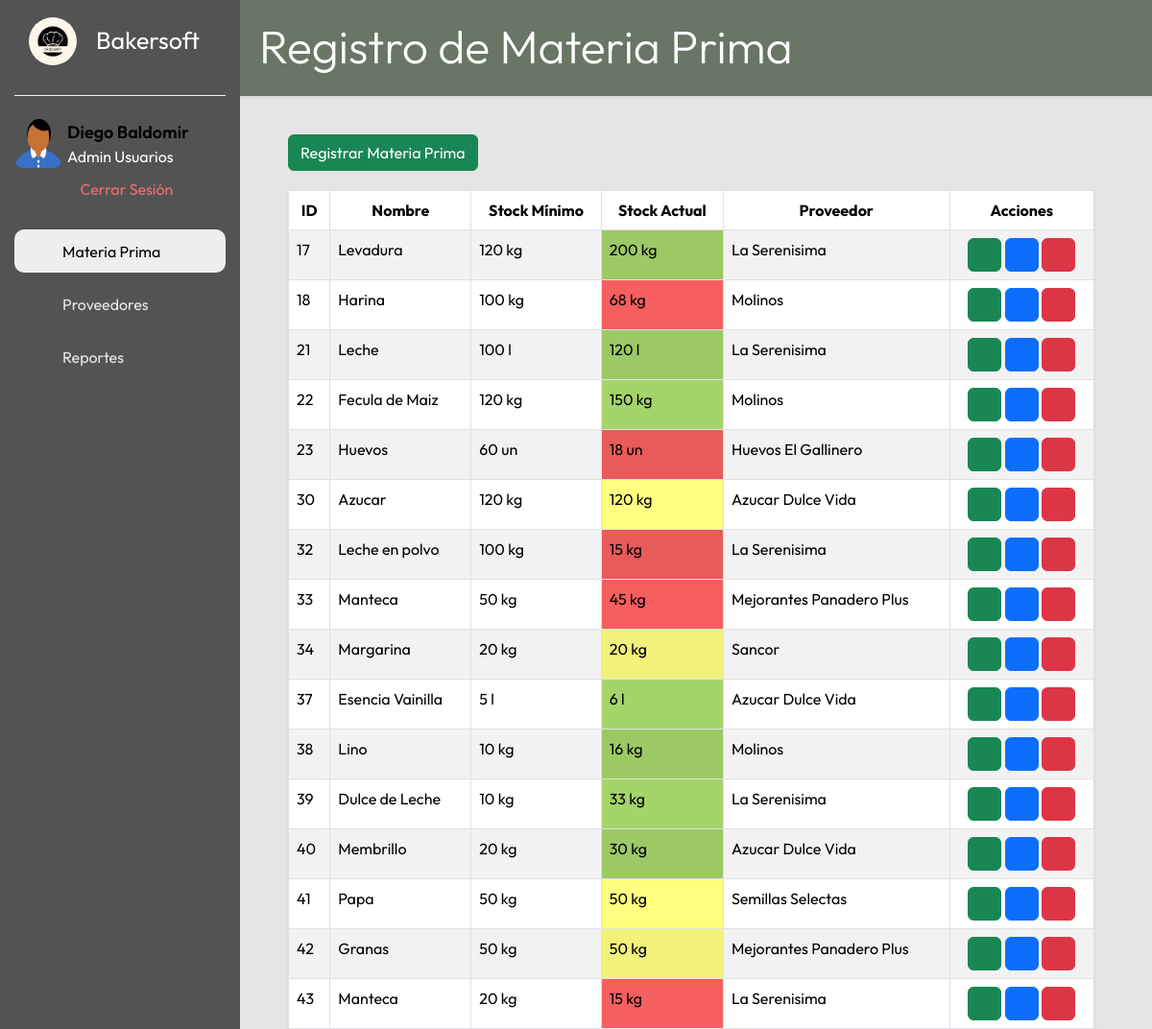
Page /bakersoft/materiaprima/vista/index.php (signed in) on the earlier database version.
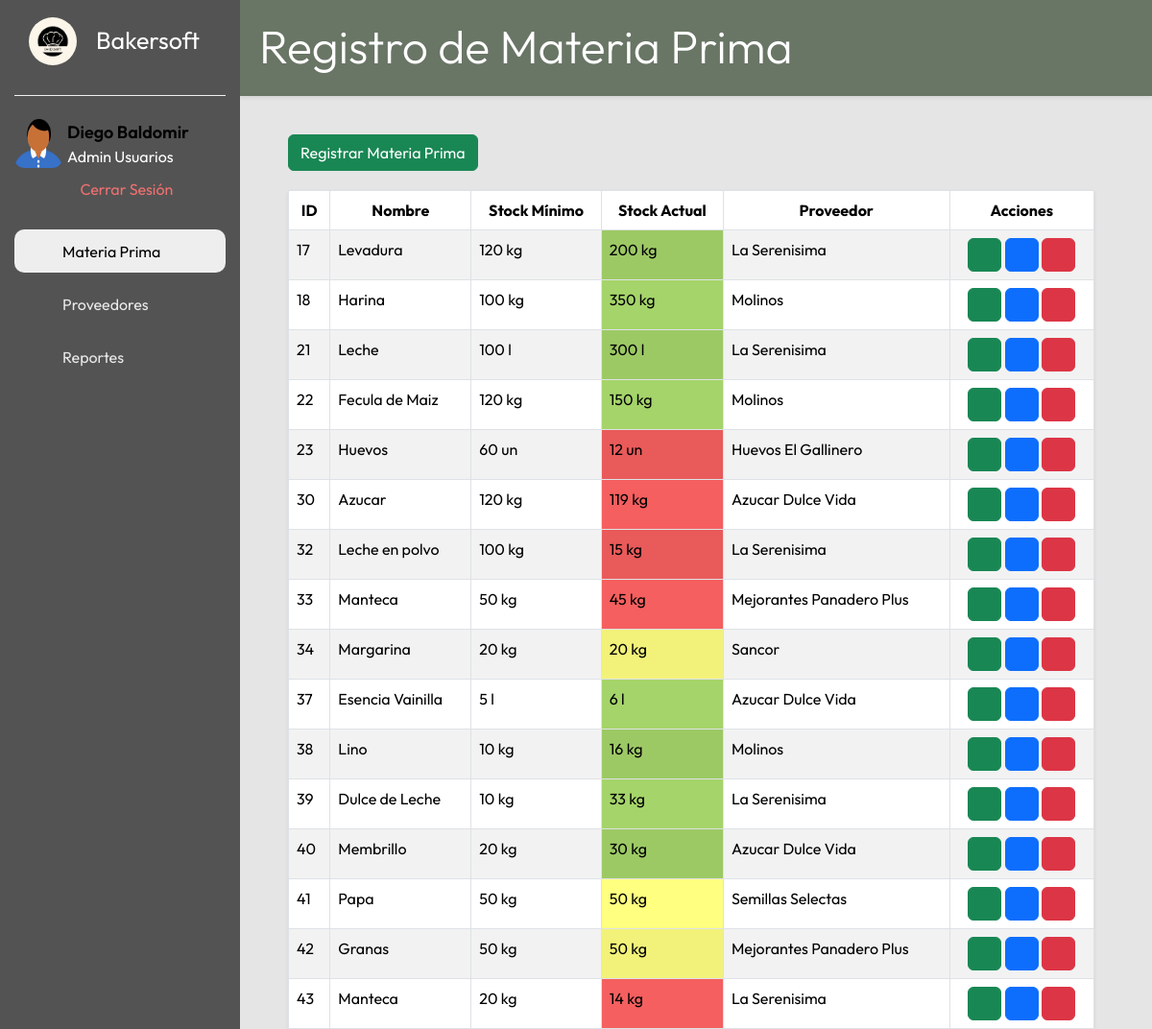
Same page on the later database version.
### tables this page shows
CREATE TABLE IF NOT EXISTS `materiaprima` (
  `id` int NOT NULL AUTO_INCREMENT,
  `nombre` varchar(100) NOT NULL,
  `lote` varchar(30) NOT NULL,
  `unidad_medida` varchar(10) NOT NULL,
  `es_perecedero` tinyint(1) NOT NULL DEFAULT '0',
  `fecha_vencimiento` date DEFAULT NULL,
  `stockminimo` int NOT NULL,
  `stockactual` int NOT NULL,
  `proveedor` int DEFAULT NULL,
  `estado` varchar(10) NOT NULL,
  `categoriaMP` int NOT NULL,
  PRIMARY KEY (`id`),
  UNIQUE KEY `uq_mp_nombre_lote` (`nombre`,`lote`),
  KEY `fk_materia_proveedor` (`proveedor`),
  KEY `fk_categoriaMP` (`categoriaMP`),
  KEY `idx_mp_perecedero_vto` (`es_perecedero`,`fecha_vencimiento`)
);

CREATE TABLE IF NOT EXISTS `proveedor` (
  `id_proveedor` int NOT NULL AUTO_INCREMENT,
  `nombre` varchar(100) NOT NULL,
  `email` varchar(50) NOT NULL,
  `telefono` varchar(20) NOT NULL,
  `calle` varchar(100) NOT NULL,
  `altura` int NOT NULL,
  `provincia` int NOT NULL,
  `localidad` int NOT NULL,
  `estado` varchar(20) NOT NULL,
  PRIMARY KEY (`id_proveedor`),
  KEY `fk_proveedor_provincia` (`provincia`),
  KEY `fk_proveedor_localidad` (`localidad`)
);

### Bakersoft/config/bd.php (called while the page is built)
<?php
class bd {
    private $host;
    private $dbname;
    private $user;
    private $password;
    function __construct(){
        $this->host = "localhost";
        $this->dbname = "bakersoft";
        $this->user = "root";
        $this->password = "";
    }
    public function conexion(){
    try{
        $PDO = new PDO("mysql:host=".$this->host.";dbname=".$this->dbname,$this->user,$this->password);
        return $PDO;
    }catch(PDOexception $ex){
        return $ex->getMessage();
    }
    }
}
?>

### Bakersoft/materiaprima/controlador/controladorMP.php (called while the page is built, shortened)
<?php
class controladorMP{
    private $modelo;
    public function __construct(){
        require_once("../modelo/modeloMP.php");
        $this->modelo = new modeloMP();
    }
    public function mostrarTodos(){
        return ($this->modelo->listarTodos() ? $this->modelo->listarTodos() : false);
    }
    public function consultaProveedor($id_proveedor){
        $consulta = $this->modelo->traeProveedor($id_proveedor);
        return $consulta;
    }
}
?>

### Bakersoft/materiaprima/modelo/modeloMP.php (called while the page is built, shortened)
<?php
class modeloMP {
    private $PDO;
    public function __construct(){
        require_once("../../config/bd.php");
        $con = new bd();
        $this->PDO = $con->conexion();
    }
    public function listarTodos(){
        $consulta = $this->PDO->prepare("SELECT * FROM materiaprima");
        return ($consulta->execute()) ? $consulta->fetchAll() : false;
    }
    public function traeProveedor($id){
        $consulta = $this->PDO->prepare("SELECT * FROM proveedor WHERE id_proveedor = :id");
        $consulta->bindParam(":id",$id);
        return ($consulta->execute()) ? $consulta->fetchAll() : false;
    }
}
?>

### Bakersoft/materiaprima/vista/index.php (the view, shortened to what this page needs)
<?php
    include_once("head/head.php");
    require_once("../controlador/controladorMP.php");
    $obj = new controladorMP();
    $filas = $obj->mostrarTodos();
?>
<div class="titulo-contenido shadow-sm"><h1 class="display-5">Registro de Materia Prima</h1></div>
<div class="contenido-principal">
    <div class="encabezado-tabla">
        <div>
            <button type="button" class="btn btn-success" data-bs-toggle="modal" data-bs-target="#registrarMP">
                Registrar Materia Prima
            </button>
        </div>
    </div>
    <div class="contenido">
        <div class="tabla-empleados">
            <table id="MP-lista" class="shadow-sm table table-striped table-hover table-bordered">
                <thead class="thead-dark">
                    <tr class="text-center">
                        <th scope="col">ID</th>
                        <th scope="col">Nombre</th>
                        <th scope="col">Stock Mínimo</th>
                        <th scope="col">Stock Actual</th>
                        <th scope="col">Proveedor</th>
                        <th scope="col">Acciones</th>
                    </tr>
                </thead>
                <tbody>
                    <?php if($filas): ?>
                    <?php foreach ($filas as $regmp){?>
                    <tr>
                        <td><?php echo $regmp['id'];?></td>
                        <td><?php echo $regmp['nombre'];?></td>
                        <td><?php echo $regmp['stockminimo'].' '.$regmp['unidad_medida'];?></td>
                        <td style="background-color: <?php if ($regmp['stockactual'] < $regmp['stockminimo']){
                            echo "#f55f5f";
                        }else if ($regmp['stockactual']==$regmp['stockminimo']){
                            echo "#ffff80";
                        } else {echo "#a5d46a";}
                     ?>"
                        ><?php echo $regmp['stockactual'].' '.$regmp['unidad_medida'];?></td>
                        <td><?php $prove = $obj->consultaProveedor($regmp['proveedor']);
                        echo $prove[0]['nombre'];
                        ?></td>
                        <td class="text-center">
                        <button class="btn btn-success verMPbtn" title="Consultar Materia Prima">
                            </button>
                            <button class="btn btn-primary editbtn" title="Editar Materia Prima">
                            </button>
                            <button class="btn btn-danger deletebtn" title="Eliminar Materia Prima">
                            </button>
                        </td>
                        <?php }  ?>
                        <?php else: ?>
                    <tr>
                        <td colspan="5" class="text-center">No existen registros para mostrar</td>
                    </tr>
                    <?php endif; ?>
                </tbody>
            </table>
        </div>
    </div>
    <?php
    require_once("foot/foot.php")
?>

Differences in the rows shown:
changed materiaprima "Harina": stockactual "68" → "350"
changed materiaprima "Leche": stockactual "120" → "300"
changed materiaprima "Huevos": stockactual "18" → "12"
changed materiaprima "Azucar": stockactual "120" → "119"
changed materiaprima id 43: stockactual "15" → "14"
